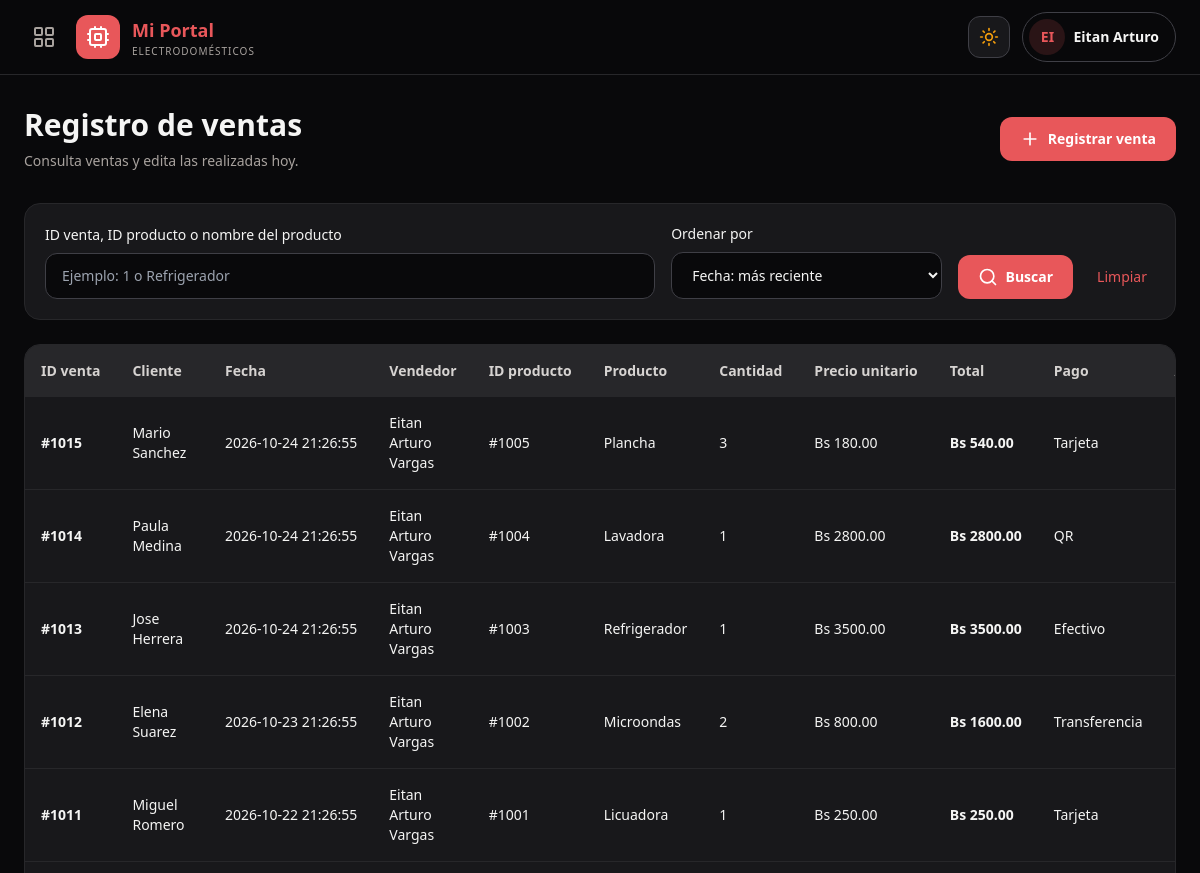
The app's page /ventas (signed in, upper part), older data.
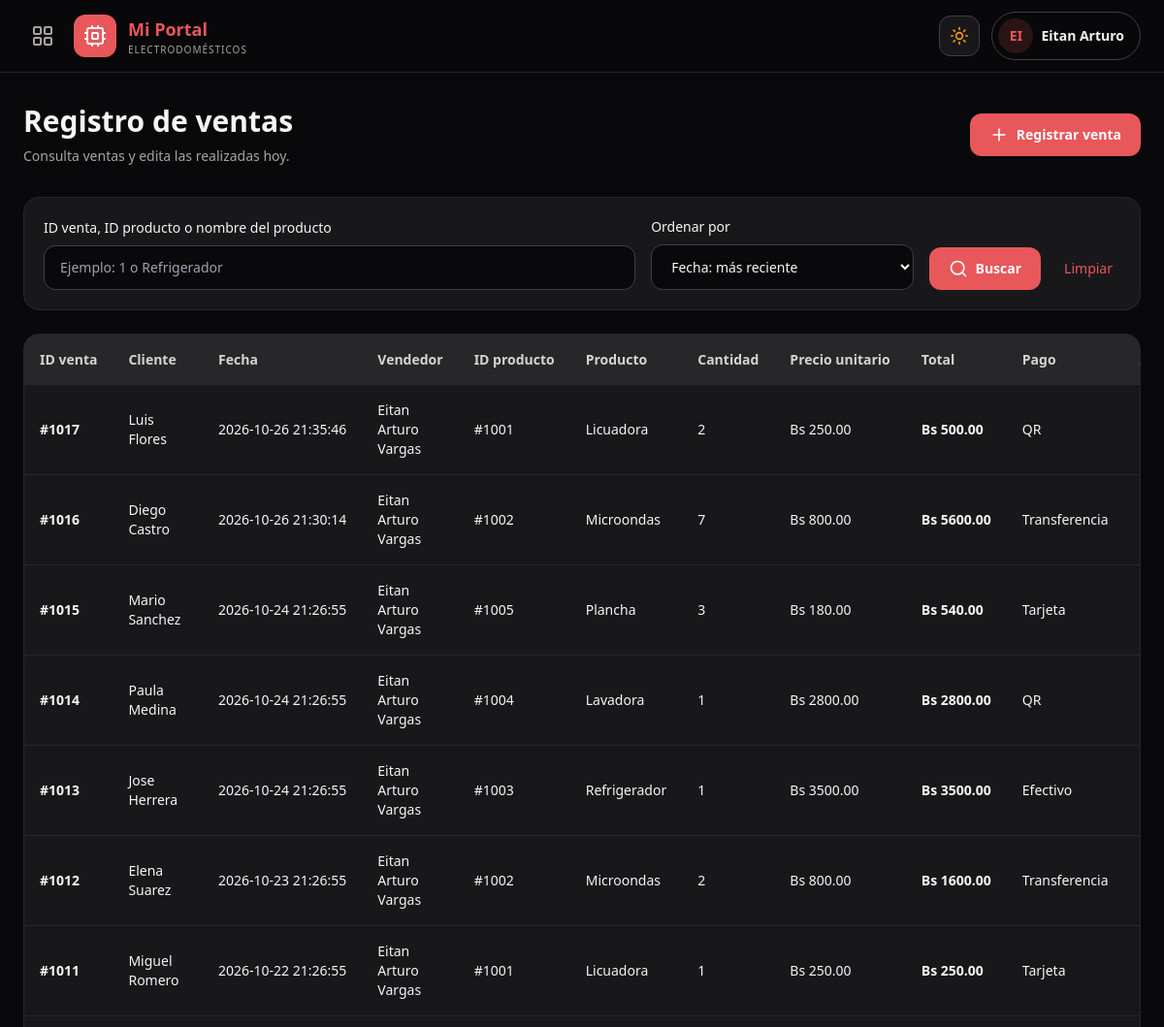
The same page, newer data.
### tables this page shows
CREATE TABLE detalleVenta (
            idVenta INTEGER NOT NULL,
            codProducto INTEGER NOT NULL,
            cantidad INTEGER NOT NULL CHECK (cantidad > 0),
            precioSubtotal REAL NOT NULL,
            precioUnitario REAL NOT NULL,
            PRIMARY KEY (idVenta, codProducto),
            FOREIGN KEY (idVenta) REFERENCES Venta(idVenta),
            FOREIGN KEY (codProducto) REFERENCES Electrodomestico(codProducto)
        );

CREATE TABLE Venta (
            idVenta INTEGER PRIMARY KEY AUTOINCREMENT,
            CI TEXT NOT NULL,
            idEmpleado INTEGER NOT NULL,
            total REAL NOT NULL CHECK (total >= 0),
            MetodoPago TEXT NOT NULL,
            fecha TEXT NOT NULL,
            FOREIGN KEY (CI) REFERENCES Cliente(CI),
            FOREIGN KEY (idEmpleado) REFERENCES Empleado(idEmpleado)
        );

CREATE TABLE Electrodomestico (
            codProducto INTEGER PRIMARY KEY AUTOINCREMENT,
            nombre TEXT NOT NULL,
            marca TEXT NOT NULL,
            categoria TEXT,
            modelo TEXT NOT NULL,
            precio REAL NOT NULL CHECK (precio > 0),
            stock INTEGER NOT NULL CHECK (stock >= 0),
            foto TEXT NOT NULL DEFAULT ''
        );

### main.py (the view)
@main.route("/ventas")
def ventas():
    if "idEmpleado" not in session:
        return redirect(url_for("login"))
    buscar = request.args.get("buscar", "").strip()
    orden = request.args.get("orden", "fecha")
    if orden == "cliente":
        ordenar = "c.nombres COLLATE NOCASE, c.apellidos COLLATE NOCASE"
    elif orden == "vendedor":
        ordenar = "e.nombre COLLATE NOCASE, e.apellidoP COLLATE NOCASE"
    else:
        orden = "fecha"
        ordenar = "v.fecha DESC"
    conexion = conexion_auto()
    lista = conexion.execute("""
        SELECT
            v.idVenta,
            v.fecha,
            v.total,
            v.MetodoPago,
            c.nombres || ' ' || c.apellidos AS cliente,
            e.nombre || ' ' || e.apellidoP AS vendedor,
            p.codProducto,
            p.nombre AS producto,
            d.cantidad,
            d.precioUnitario
        FROM Venta v
        JOIN Cliente c ON c.CI = v.CI
        JOIN Empleado e ON e.idEmpleado = v.idEmpleado
        JOIN detalleVenta d ON d.idVenta = v.idVenta
        JOIN Electrodomestico p ON p.codProducto = d.codProducto
        WHERE (
            ? = ''
            OR CAST(v.idVenta AS TEXT) = ?
            OR CAST(p.codProducto AS TEXT) = ?
            OR p.nombre LIKE ?
        )
        ORDER BY """ + ordenar + ", v.idVenta DESC", (
            buscar,
            buscar,
            buscar,
            "%" + buscar + "%"
        )
    ).fetchall()
    conexion.close()
    return render_template("registroventas.html",ventas=lista,buscar=buscar,orden=orden,hoy=fecha_actual()[:10])

### main.py (called while the page is built)
def conexion_auto():
    conexion = sqlite3.connect(base_name)
    conexion.row_factory = sqlite3.Row
    conexion.execute("PRAGMA foreign_keys = ON")
    return conexion

def fecha_actual():
    bolivia = timezone(timedelta(hours=-4))
    return datetime.now(bolivia).strftime("%Y-%m-%d %H:%M:%S")

@main.context_processor
def datos_layout():
    return {
        "nombre_usuario": session.get("nombre", "Usuario")
    }

### templates/registroventas.html (shortened to what the changed rows need)
{% extends "layout.html" %}
{% block main %}
<div class="mb-8 flex flex-wrap items-center justify-between gap-4">
    <div>
        <h1 class="text-3xl font-bold">Registro de ventas</h1>
    </div>
</div>
<div class="overflow-hidden rounded-2xl border border-stone-200 bg-white dark:border-zinc-800 dark:bg-zinc-900">
    <div class="overflow-x-auto">
        <table class="w-full text-left text-sm">
            <thead class="bg-stone-100 text-stone-600 dark:bg-zinc-800 dark:text-stone-300">
                <tr>
                    <th class="whitespace-nowrap px-4 py-4">ID venta</th>
                    <th class="px-4 py-4">Cliente</th>
                    <th class="px-4 py-4">Fecha</th>
                    <th class="px-4 py-4">Vendedor</th>
                    <th class="whitespace-nowrap px-4 py-4">ID producto</th>
                    <th class="px-4 py-4">Producto</th>
                    <th class="px-4 py-4">Cantidad</th>
                    <th class="whitespace-nowrap px-4 py-4">Precio unitario</th>
                    <th class="px-4 py-4">Total</th>
                    <th class="px-4 py-4">Pago</th>
                    <th class="px-4 py-4">Acción</th>
                </tr>
            </thead>
            <tbody class="divide-y divide-stone-200 dark:divide-zinc-800">
                {% for venta in ventas %}
                    <tr class="hover:bg-stone-50 dark:hover:bg-zinc-800/50">
                        <td class="px-4 py-4 font-semibold">#{{ venta.idVenta }}</td>
                        <td class="px-4 py-4">{{ venta.cliente }}</td>
                        <td class="whitespace-nowrap px-4 py-4">{{ venta.fecha }}</td>
                        <td class="px-4 py-4">{{ venta.vendedor }}</td>
                        <td class="px-4 py-4">#{{ venta.codProducto }}</td>
                        <td class="px-4 py-4">{{ venta.producto }}</td>
                        <td class="px-4 py-4">{{ venta.cantidad }}</td>
                        <td class="whitespace-nowrap px-4 py-4">
                            Bs {{ "%.2f"|format(venta.precioUnitario) }}
                        </td>
                        <td class="whitespace-nowrap px-4 py-4 font-semibold">
                            Bs {{ "%.2f"|format(venta.total) }}
                        </td>
                        <td class="px-4 py-4">{{ venta.MetodoPago }}</td>
                        <td class="px-4 py-4">
                        </td>
                    </tr>
                {% else %}
                    <tr>
                        <td colspan="11" class="px-5 py-12 text-center text-stone-500">
                            No se encontraron ventas.
                        </td>
                    </tr>
                {% endfor %}
            </tbody>
        </table>
    </div>
</div>
{% endblock %}

Row changes from the older to the newer data that the page shows:
added detalleVenta: idVenta "1017", cliente "Luis Flores", fecha "2026-10-26 21:35:46", vendedor "Eitan Arturo Vargas", codProducto "1001", producto "Licuadora", cantidad "2", precioUnitario "250.00", MetodoPago "QR"
added Venta: total "500.00"
added detalleVenta: idVenta "1016", cliente "Diego Castro", fecha "2026-10-26 21:30:14", vendedor "Eitan Arturo Vargas", codProducto "1002", producto "Microondas", cantidad "7", precioUnitario "800.00", MetodoPago "Transferencia"
added Venta: total "5600.00"
